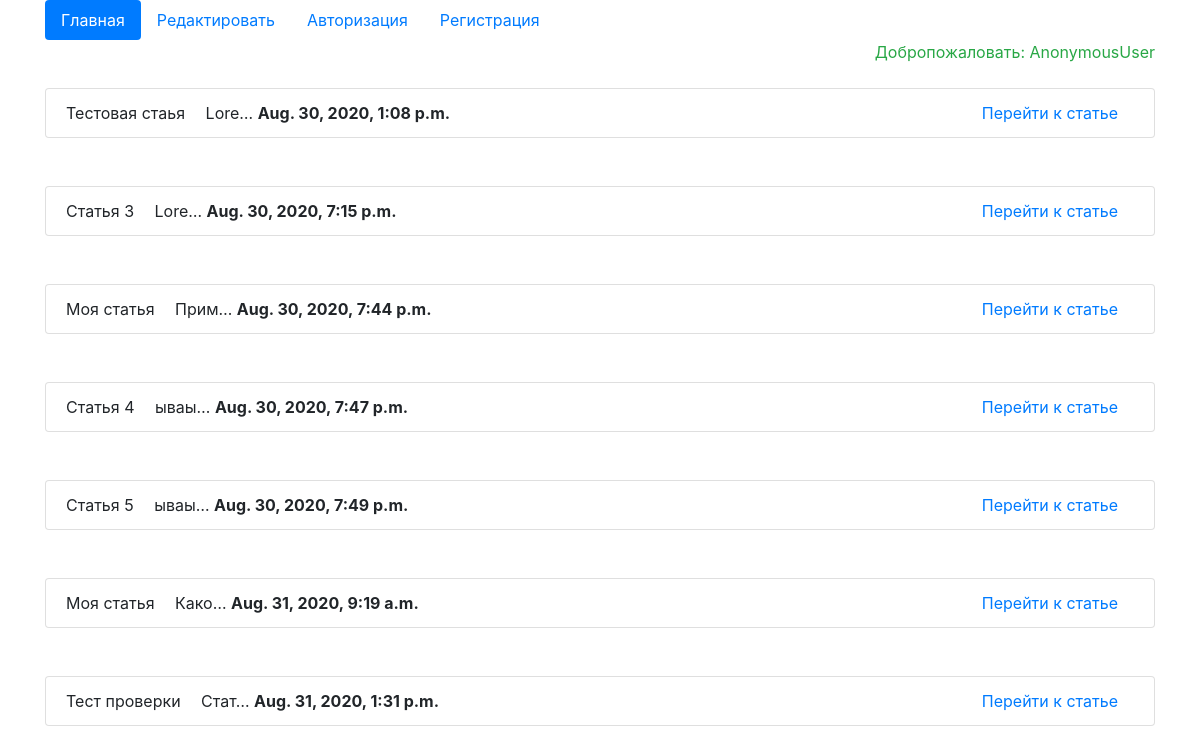
The app's page /, older data.
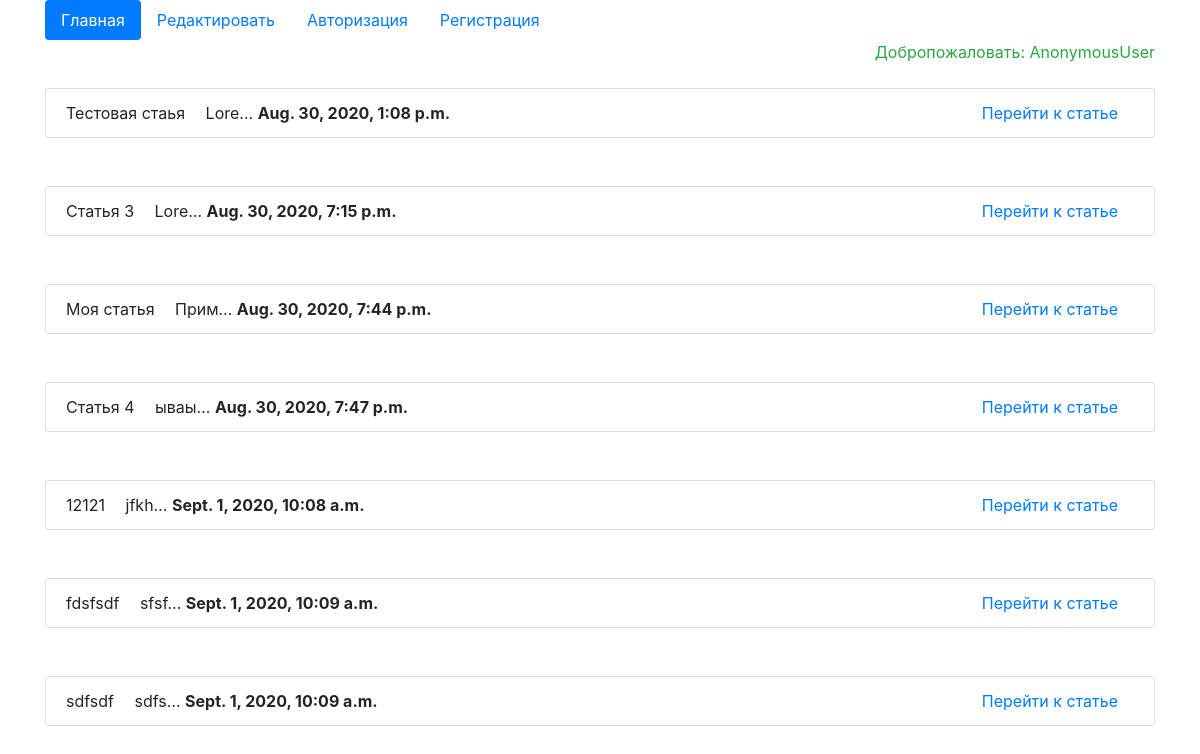
The same page, newer data.
### polls/models.py (models this page shows, shortened)
class Article(models.Model):
    author = models.ForeignKey(User, on_delete = models.CASCADE, verbose_name="Владелец статьи", blank=True, null = True )
    title = models.CharField(max_length=15, verbose_name="Названия статьи")
    content = models.TextField(verbose_name="Описание статьи")
    is_published = models.BooleanField(default=True, verbose_name="Опубликована?")
    data_published = models.DateTimeField(auto_now_add=True, verbose_name="Дата публикации")
    class Meta():
        verbose_name = "Стаья"
        verbose_name_plural = "Cтатьи"

### polls/views.py (the view)
# urls.py: path('', views.HomeListView.as_view(), name='index'),
class HomeListView(ListView):
    model = Article
    template_name = 'polls/index.html'
    context_object_name = 'article'

### templates/polls/index.html
{% include 'base.html' %}
<div class="container">
{% block content %}
    {% for item in article %}
        <ul class="list-group mt-5">
            <li class="list-group-item">
                <span class="mr-3">{{ item.title }}</span>
                <span>{{ item.content|truncatechars:"5" }}</span>
                <b>{{ item.data_published }}</b>
                <span class="float-right mr-3"><a href="{% url 'polls:detail' item.id %}">Перейти к статье</a></span>
            </li>
        </ul>
    {% endfor %}
{% endblock %}
</div>

Row changes from the older to the newer data that the page shows:
removed Article: title "Статья 5", content "ываы…", data_published "Aug. 30, 2020, 7:49 p.m."
removed Article: title "Моя статья", content "Како…", data_published "Aug. 31, 2020, 9:19 a.m."
removed Article: title "Тест проверки", content "Стат…", data_published "Aug. 31, 2020, 1:31 p.m."
added Article: title "12121", content "jfkh…", data_published "Sept. 1, 2020, 10:08 a.m."
added Article: title "fdsfsdf", content "sfsf…", data_published "Sept. 1, 2020, 10:09 a.m."
added Article: title "sdfsdf", content "sdfs…", data_published "Sept. 1, 2020, 10:09 a.m."
